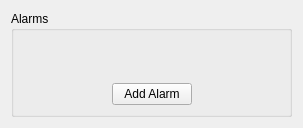
<?xml version="1.0" encoding="UTF-8"?>
<ui version="4.0">
 <class>Form</class>
 <widget class="QWidget" name="Form">
  <property name="geometry">
   <rect>
    <x>0</x>
    <y>0</y>
    <width>303</width>
    <height>128</height>
   </rect>
  </property>
  <property name="windowTitle">
   <string>Form</string>
  </property>
  <layout class="QGridLayout" name="gridLayout">
   <item row="0" column="0">
    <widget class="QGroupBox" name="alarmsBox">
     <property name="title">
      <string>Alarms</string>
     </property>
     <layout class="QGridLayout" name="gridLayout_2">
      <item row="1" column="2">
       <spacer name="horizontalSpacer_2">
        <property name="orientation">
         <enum>Qt::Horizontal</enum>
        </property>
        <property name="sizeHint" stdset="0">
         <size>
          <width>40</width>
          <height>20</height>
         </size>
        </property>
       </spacer>
      </item>
      <item row="1" column="1" alignment="Qt::AlignBottom">
       <widget class="QPushButton" name="addAlarmButton">
        <property name="text">
         <string>Add Alarm</string>
        </property>
       </widget>
      </item>
      <item row="1" column="0">
       <spacer name="horizontalSpacer">
        <property name="orientation">
         <enum>Qt::Horizontal</enum>
        </property>
        <property name="sizeHint" stdset="0">
         <size>
          <width>40</width>
          <height>20</height>
         </size>
        </property>
       </spacer>
      </item>
      <item row="0" column="0" colspan="3">
       <layout class="QVBoxLayout" name="alarmsListLayout"/>
      </item>
     </layout>
    </widget>
   </item>
  </layout>
 </widget>
 <resources/>
 <connections/>
</ui>
